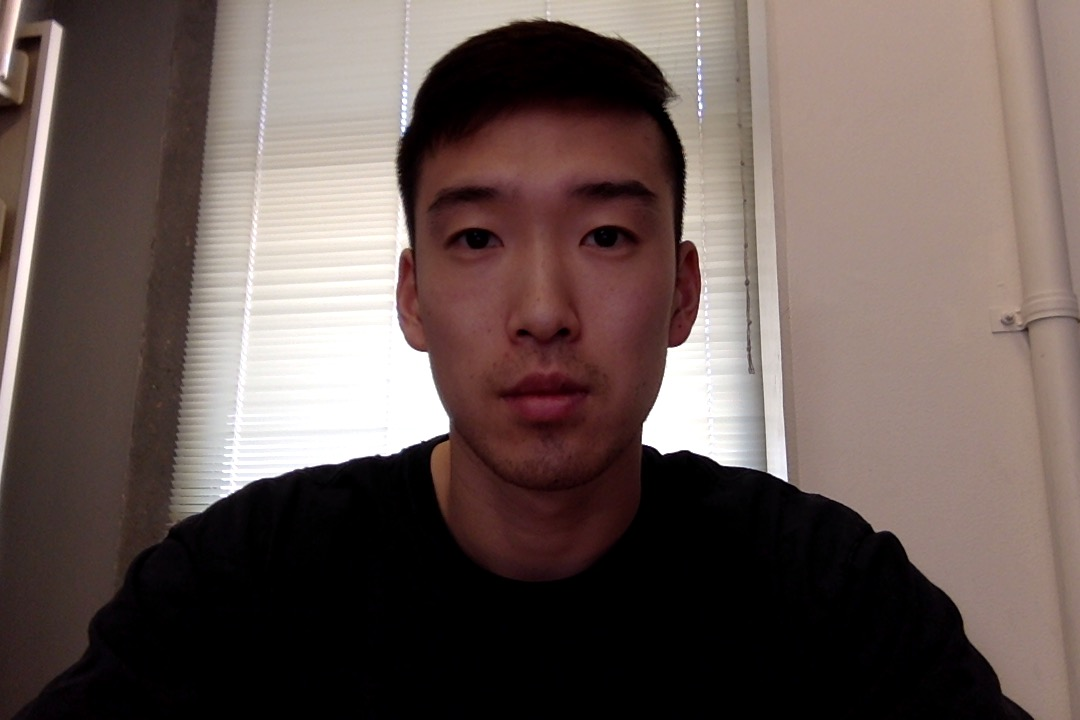
//> input picture alex_dev/Photo on 1-14-17 at 1.58 PM #2.jpg, 1080 x 720 px, given in place of the camera
$ ./gaussian_filter   (built with g++ and OpenCV 4)
//> lines starting //> are read from the running program, lines starting //| are printed output that depends on the picture
// ConsoleApplication1.cpp : Defines the entry point for the console application.
//

#include <opencv2/core.hpp>
#include <opencv2/imgcodecs.hpp>
#include <opencv2/highgui.hpp>
#include "opencv2/objdetect/objdetect.hpp"
#include "opencv2/highgui/highgui.hpp"
#include "opencv2/imgproc/imgproc.hpp"

#include <iostream>
#include <cmath>
using namespace cv;
using namespace std;
int main(int argc, char** argv)
{
  VideoCapture cap;
  // open the default camera, use something different from 0 otherwise;
  // Check VideoCapture documentation.
  if (!cap.open(0))
    return 0;

  CascadeClassifier eyeDetector;
  eyeDetector.load("haarcascade_eye_tree_eyeglasses.xml");
  vector<Rect_<int> > eyes;

  Size ksize;
  ksize.height = 5;
  ksize.width = ksize.height;
  int sigmax = 5;
  int sigmay = 0;
  double lowthresh = 20;

  for (;;)
  {

    Mat framegray, frame;
    eyes.clear();
    cap >> frame;
//> frame is the input picture: 720 rows x 1080 cols, CV_8UC3; mean B, G, R 84.2, 88.5, 103.6
    //cap >> frameColor;
    if (frame.empty()) break; // end of video stream
    //if (frameColor.empty()) break; // end of video stream

    cvtColor(frame, framegray, CV_BGR2GRAY);
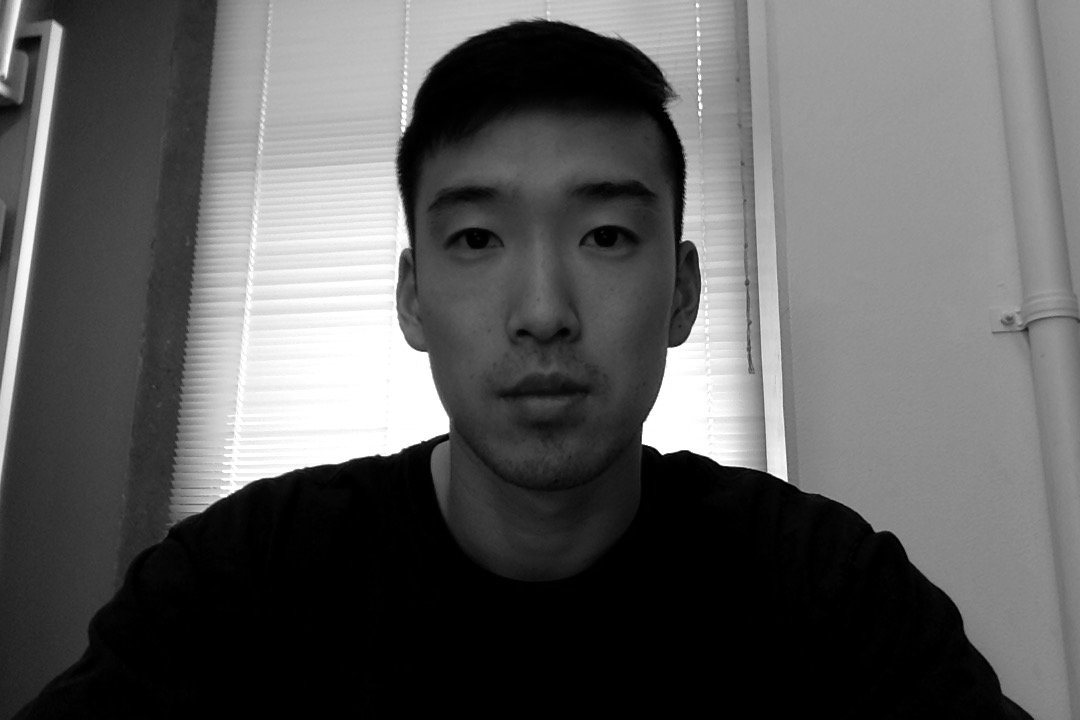
//> framegray: 720 rows x 1080 cols, CV_8UC1; min 0, max 255, mean 92.5
    GaussianBlur(framegray, framegray, ksize, sigmax, sigmay);

    //detect eyes using Haas classification
    eyeDetector.detectMultiScale(framegray, eyes);
//> eyes = 2 Rects (x, y, width, height): [442, 206, 66, 66], [571, 204, 69, 69]

    cout << eyes.size() << endl;
//| 2

    Canny(framegray, framegray, lowthresh, lowthresh * 3);
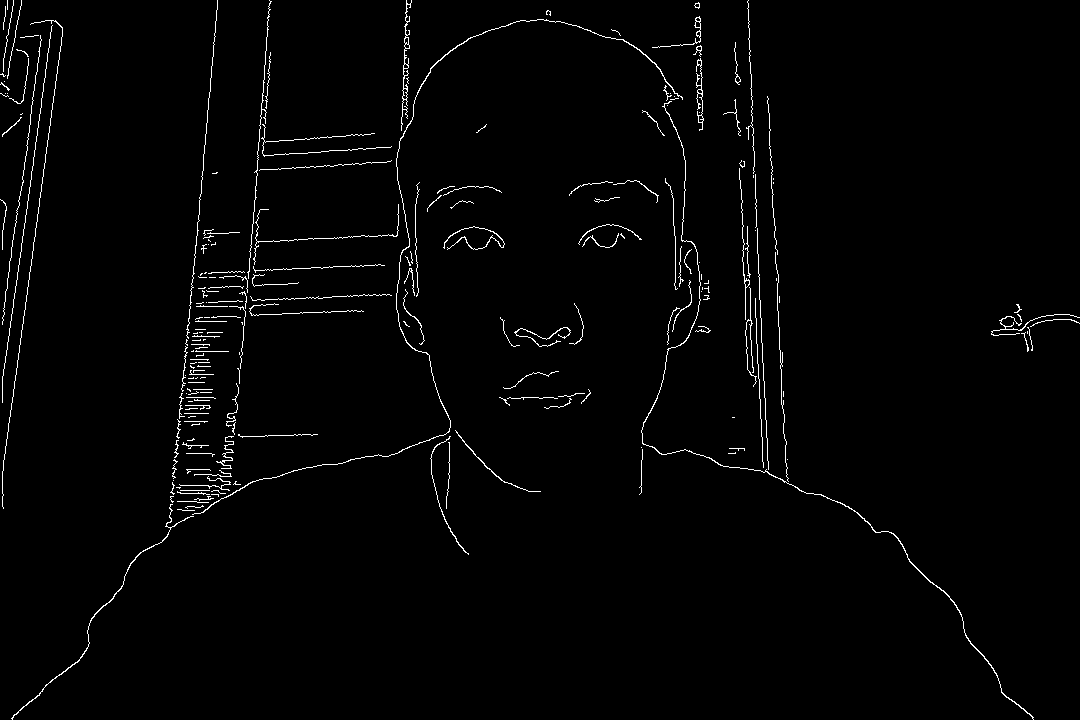
//> framegray: 720 rows x 1080 cols, CV_8UC1; 1.7% white in thin lines or dots

    for (int i = 0; i < eyes.size(); i++) {
      rectangle(framegray, Point(eyes[i].x, eyes[i].y), Point(eyes[i].x + eyes[i].width, eyes[i].y + eyes[i].height), Scalar(255));
    }
//> this loop made 2 passes
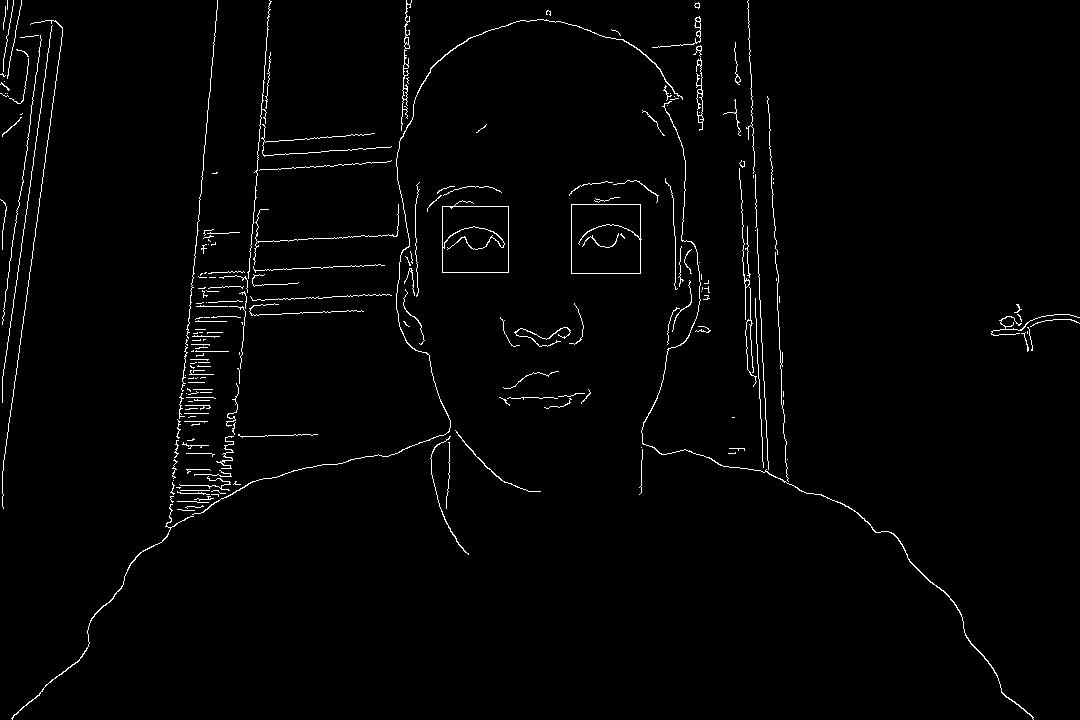
//> framegray: 720 rows x 1080 cols, CV_8UC1; 1.8% white in thin lines or dots

    imshow("this is you, smile! :)", framegray);
    //imshow("this is you, smile! :)", frameColor);
    if (waitKey(10) == 27) break; // stop capturing by pressing ESC
//> the Esc key is pressed
  }
  return 0;
}
